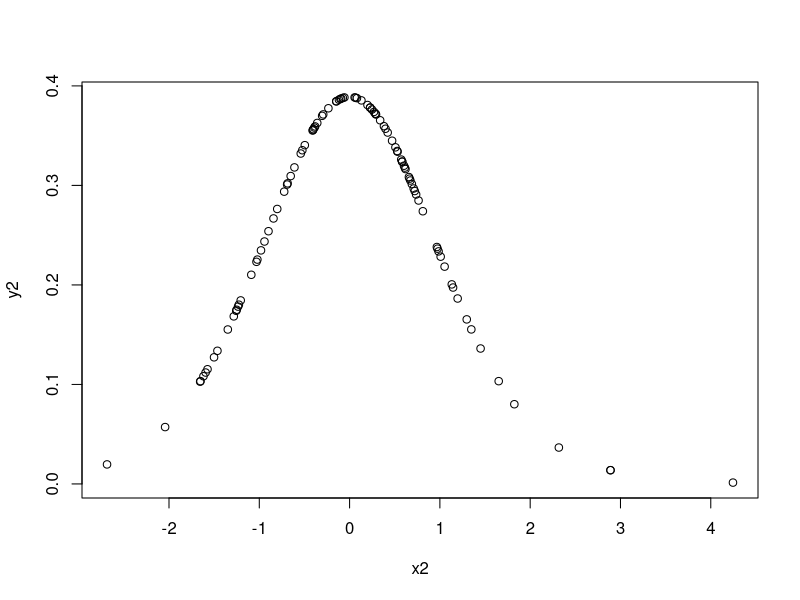

This chart was generated by the following R code:
x <- rnorm(320, 43.2, 8)
y <-subset(x, x>=55)
length(y)/320
pnorm(55, 43.2, 8, FALSE) + dnorm(55, 43.2, 8)

x2 <- rt(100, 10)
y2 <- dt(x2, 10)
plot(x2, y2)
